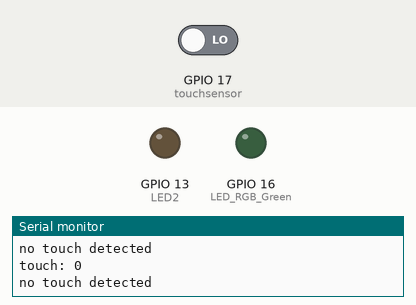
Recording of a sketch running on a simulated ESP32. Shown: output pins drawn as LEDs (lit = HIGH), the last lines printed to the serial monitor. The inputs (shaded band) are chosen by the test bench; at power-on: GPIO 17 (touchsensor) LOW. Random numbers use the default seed unless the sketch sets one.

Above: at 2.8 s.
2.9 s: GPIO 17 (touchsensor) driven HIGH
At 3.6 s:
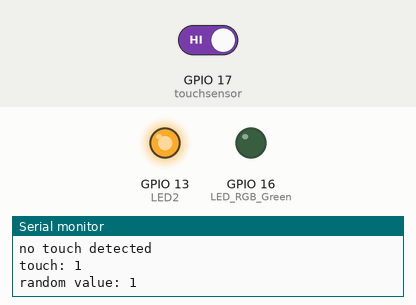
At 4.4 s:
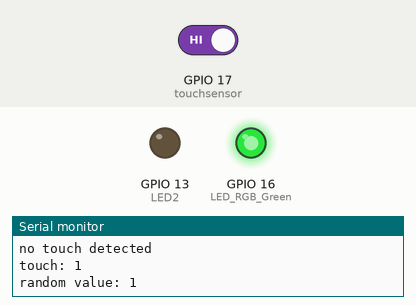
7.0 s: GPIO 17 (touchsensor) driven LOW
Timing chart, 0 to 10.5 s (numbered marks = the images above; inputs shaded):
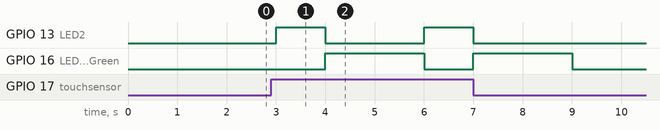

The sketch:

CHAMELEON_Food_Code_Solution_Task3.ino
```cpp
// LED2 (built-in ESP32)
// GPIO
#define LED2 13

// LED_RGB_Green
// GPIO green color
#define LED_RGB_Green 16

// touch sensor
// GPIO
#define touchsensor 17

// vibrating motor
// GPIO

// servomotor
// library
// GPIO
// PWM properties servomotor
// define servomotor angles
// command_servomotor(): give the angle to the function command_servomotor() and move to the servomotor to the servomotor_Angle
//convert 0-180 degrees to 0-65536

// global variables
char serialprint_buffer[100];

// setup the components
void setup()
{
  // setup LED2 as OUTPUT
  pinMode(LED2, OUTPUT);

  // setup LED_RGB_Green as OUTPUT
  pinMode(LED_RGB_Green, OUTPUT);

  // setup the touch sensor as INPUT
  pinMode(touchsensor, INPUT);

  // setup vibrating motor

  // setup servomotor as OUTPUT
  // attach the channel to the GPIO to be controlled
  // define the PWM functionalities of the channel

  // setup the serial communication
  Serial.begin(9600);
}

void loop()
{
  // read and print the current touch sensor value to the serial monitor
  int touchsensor_value = digitalRead(touchsensor);
  sprintf(serialprint_buffer, "touch: %d", touchsensor_value);
  Serial.println(serialprint_buffer);

  // If a touch is detected, the food game begins.
  if (touchsensor_value == HIGH) {
    // generate a random value between 0 and 1
    int random_value = random(2);
    // print the random value into the serial monitor
    sprintf(serialprint_buffer, "random value: %d", random_value);
    Serial.println(serialprint_buffer);

    digitalWrite(LED2, HIGH);
    digitalWrite(LED_RGB_Green, LOW);
    delay(1000);
    digitalWrite(LED2, LOW);
    digitalWrite(LED_RGB_Green, HIGH);
    delay(1000);
    // If the random value is eqaual to 1, the player "wins". Change the color of the chameleon to green and start the tongue movement.
    // If the random value is not eqaual to 1, the player "lose". Change the color of the chameleon to red and start the vibrating motor.
  }

  // If no touch is detected, the game stops. Set the parametes of LED2, LED_RGB_Grenn and vibrating motor to LOW. Print the information "no touch detected" into the serial monitor.
  else {
    Serial.println("no touch detected");
    digitalWrite(LED2, LOW);
    digitalWrite(LED_RGB_Green, LOW);
  }
  delay(1000);
}
```

Measured:
- after the input at 2.9 s, GPIO 13 (LED2): LOW → HIGH after 0.10 s, → LOW 1.0 s later, → HIGH 2.0 s later; GPIO 16 (LED_RGB_Green): LOW → HIGH after 1.1 s, → LOW 2.0 s later
